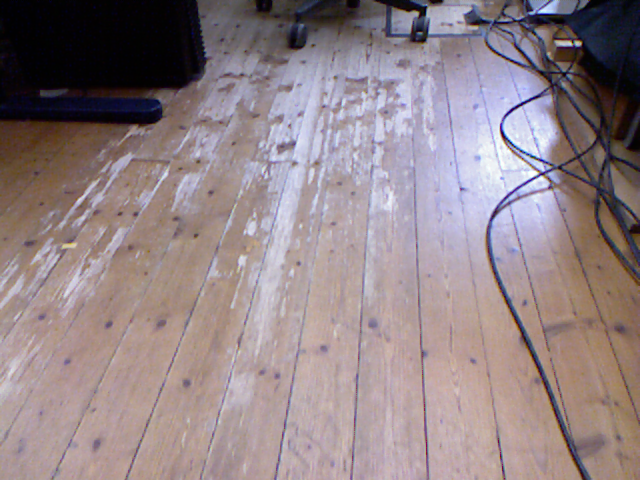
//> input picture data/1.png, 640 x 480 px
$ ./test_alignment ../../../data/1.png ../../../data/2.png   (built with g++ and OpenCV 4)
//> lines starting //> are read from the running program, lines starting //| are printed output that depends on the picture; after the words box and inside, x2 and y2 are one past the last pixel; in counts of white or black regions, pixels touching at a corner belong together
#include <iostream>
#include <vector>
#include <chrono>
#include <algorithm>
#include <opencv2/opencv.hpp>
#include "alignment.hpp"
#include "base.hpp"

using namespace std;

int main(int argc, char const *argv[])
{
    if (argc != 3 )
    {
        cout << "Usage: ./test_alignment ref_img cur_img" << endl;
        return -1;
    }

    //! Load images
    cv::Mat ref_img = cv::imread(argv[1], cv::IMREAD_GRAYSCALE);
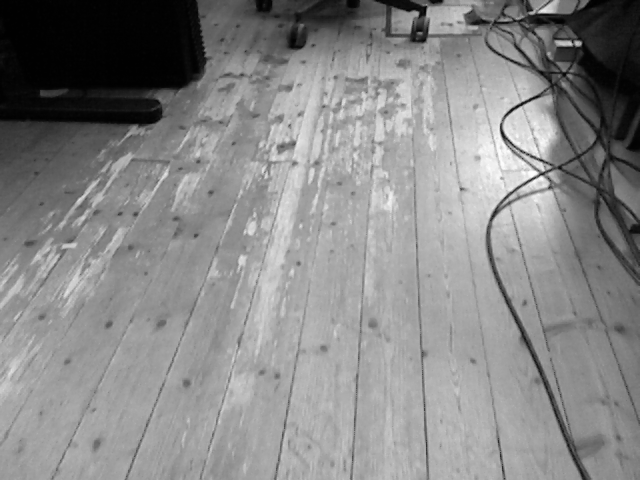
//> ref_img: 480 rows x 640 cols, CV_8UC1; min 1, max 254, mean 135.2
    cv::Mat cur_img = cv::imread(argv[2], cv::IMREAD_GRAYSCALE);
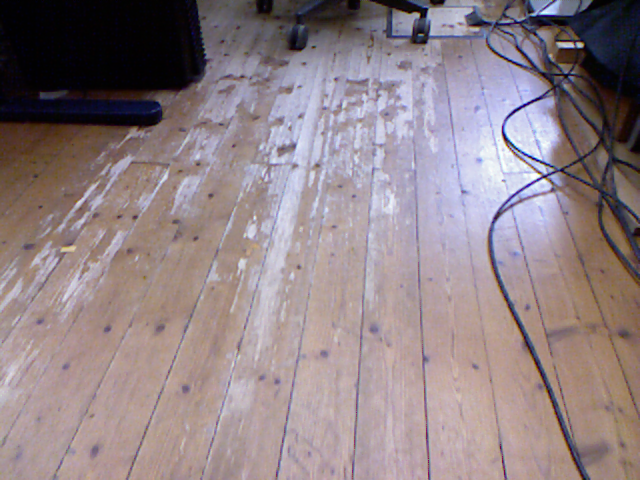
//> input picture data/2.png, 640 x 480 px
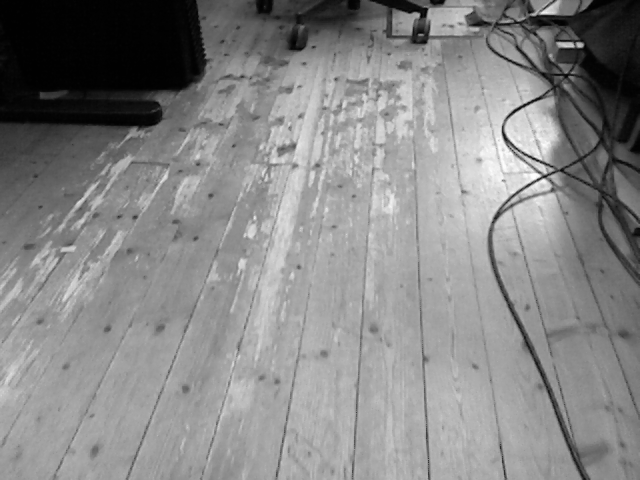
//> cur_img: 480 rows x 640 cols, CV_8UC1; min 1, max 254, mean 134.4
    if(ref_img.empty() || cur_img.empty())
    {
        cout << "Can not open image: " << argv[1] << " or " << argv[2] << endl;
        return -1;
    }

    //! Match corner by ORB
    cv::Ptr<cv::ORB> detector = cv::ORB::create(100);
    cv::BFMatcher matcher(cv::NORM_HAMMING);

    vector<cv::KeyPoint> keypoints0, keypoints1;
    cv::Mat descriptors0, descriptors1;
    std::vector<cv::DMatch> matches;

    detector->detectAndCompute(ref_img, cv::Mat(), keypoints0, descriptors0);
//> keypoints0 = 100 keypoints; strongest (x, y, size): (540, 174, 37.2), (541, 174, 31), (535, 173, 37.2), (536, 173, 31)
    detector->detectAndCompute(cur_img, cv::Mat(), keypoints1, descriptors1);
//> keypoints1 = 100 keypoints; strongest (x, y, size): (539, 175, 31), (538, 175, 37.2), (581, 44, 37.2), (536, 174, 44.6)
    matcher.match(descriptors0, descriptors1, matches);
//> matches = 100 matches
    sort(matches.begin(), matches.end(), [](cv::DMatch a, cv::DMatch b){ return a.distance < b.distance;});
    matches.resize(10);
//> matches = 10 matches

    cv::Mat match_img;
    cv::drawMatches(ref_img, keypoints0, cur_img, keypoints1, matches, match_img);
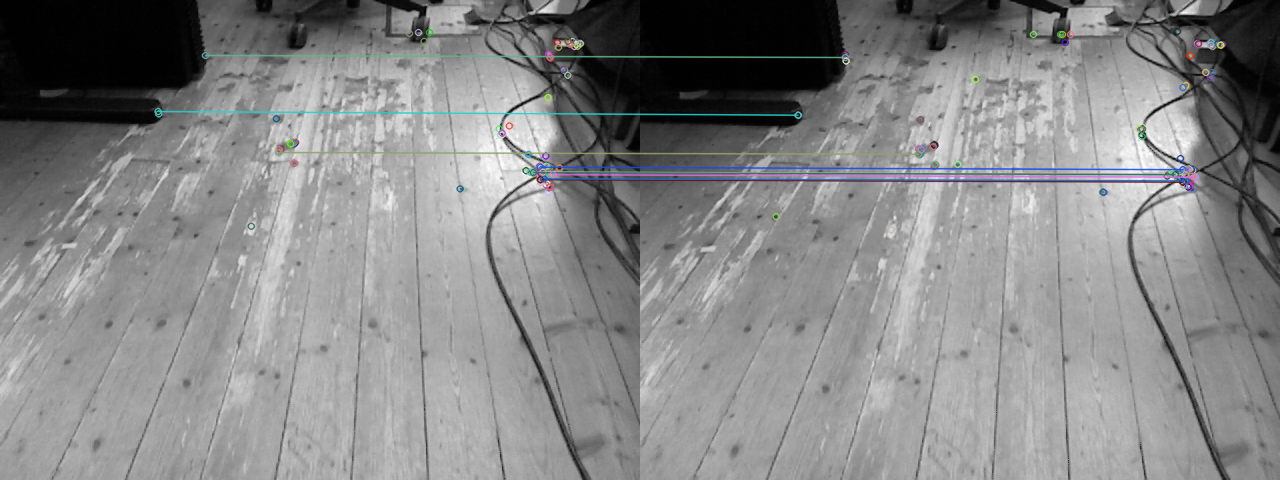
//> match_img: 480 rows x 1280 cols, CV_8UC3; mean B, G, R 135, 134.7, 134.3
    cv::imshow("match", match_img);
    cv::waitKey(0);

    //! Get a pair of points
    cv::Point2f ref_pt, cur_pt;
    int idx = 0;
    const int win_size = 100;
    const int half_win_size = win_size / 2;
    do {
        ref_pt = keypoints0[matches[idx].queryIdx].pt;
        cur_pt = keypoints1[matches[idx].trainIdx].pt;
        idx++;
    }
    while(ref_pt.x <= half_win_size || ref_pt.y <= half_win_size || ref_pt.x >= ref_img.cols - half_win_size || ref_pt.y > ref_img.rows - half_win_size ||
        cur_pt.x <= half_win_size || cur_pt.y <= half_win_size || cur_pt.x >= ref_img.cols - half_win_size || cur_pt.y > ref_img.rows - half_win_size);
//> this loop made 1 pass
//> (ref_pt, cur_pt) on pass 1: (Point(530, 171.7), Point(532.5, 174.2))
//> after the loop, idx = 1

    cv::Mat ref_patch = ref_img.colRange(floor(ref_pt.x) - half_win_size, floor(ref_pt.x) + half_win_size).rowRange(floor(ref_pt.y) - half_win_size, floor(ref_pt.y) + half_win_size).clone();
    cv::Mat cur_patch = cur_img.colRange(floor(cur_pt.x) - half_win_size, floor(cur_pt.x) + half_win_size).rowRange(floor(cur_pt.y) - half_win_size, floor(cur_pt.y) + half_win_size).clone();
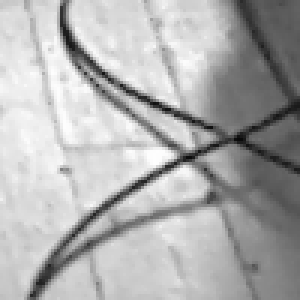
//> cur_patch: 100 rows x 100 cols, CV_8UC1 (shown 3 times larger); min 9, max 254, mean 174.9
    cv::Point2f ref_patch_pt = cv::Point2f(half_win_size + ref_pt.x - floor(ref_pt.x), half_win_size + ref_pt.y - floor(ref_pt.y));
//> ref_patch_pt = Point(50.01, 50.69)
    cv::Point2f cur_patch_pt = cv::Point2f(half_win_size + cur_pt.x - floor(cur_pt.x), half_win_size + cur_pt.y - floor(cur_pt.y));
//> cur_patch_pt = Point(50.5, 50.18)

    cv::cvtColor(ref_patch, ref_patch, cv::COLOR_GRAY2RGB);
//> ref_patch: 100 rows x 100 cols, CV_8UC3
    cv::cvtColor(cur_patch, cur_patch, cv::COLOR_GRAY2RGB);
//> cur_patch: 100 rows x 100 cols, CV_8UC3
    cv::resize(ref_patch, ref_patch, ref_patch.size() * 4);
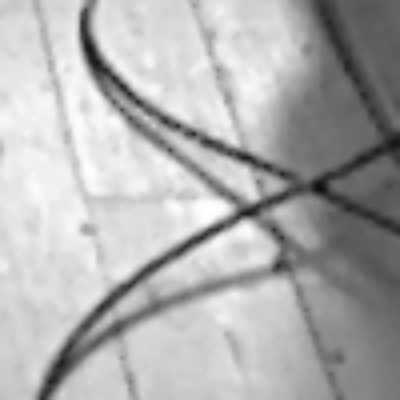
//> ref_patch: 400 rows x 400 cols, CV_8UC3; min 12, max 254, mean 175.9
    cv::resize(cur_patch, cur_patch, cur_patch.size() * 4);
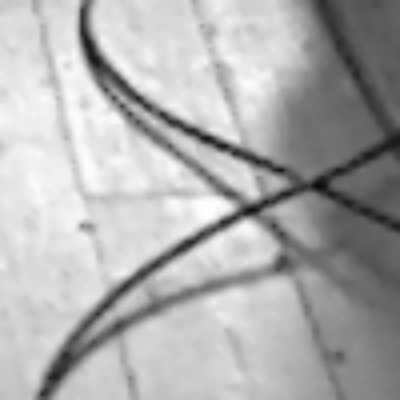
//> cur_patch: 400 rows x 400 cols, CV_8UC3; min 10, max 254, mean 174.8
    cv::circle(ref_patch, ref_patch_pt*4, 5*4, cv::Scalar(255, 0, 0));
//> ref_patch: 400 rows x 400 cols, CV_8UC3; 0.07% of pixels changed, all inside (x1, y1, x2, y2) = (180, 183, 221, 224)
    cv::circle(cur_patch, cur_patch_pt*4, 5*4, cv::Scalar(255, 0, 0));
//> cur_patch: 400 rows x 400 cols, CV_8UC3; 0.07% of pixels changed, all inside (x1, y1, x2, y2) = (182, 181, 223, 222)
    cv::imshow("ref_patch", ref_patch);
    cv::imshow("cur_patch", cur_patch);
    cv::waitKey(0);

    //! Get reference template
    const int pattern_size = 10;

    cv::Mat ref_template;
    cv::Mat ref_template_gradx, ref_template_grady;
//> (the run ends here: the program needs code that is not available in this run, at `vk::getPatch(ref_img, ref_template, ref_pt, pattern_size);`)
